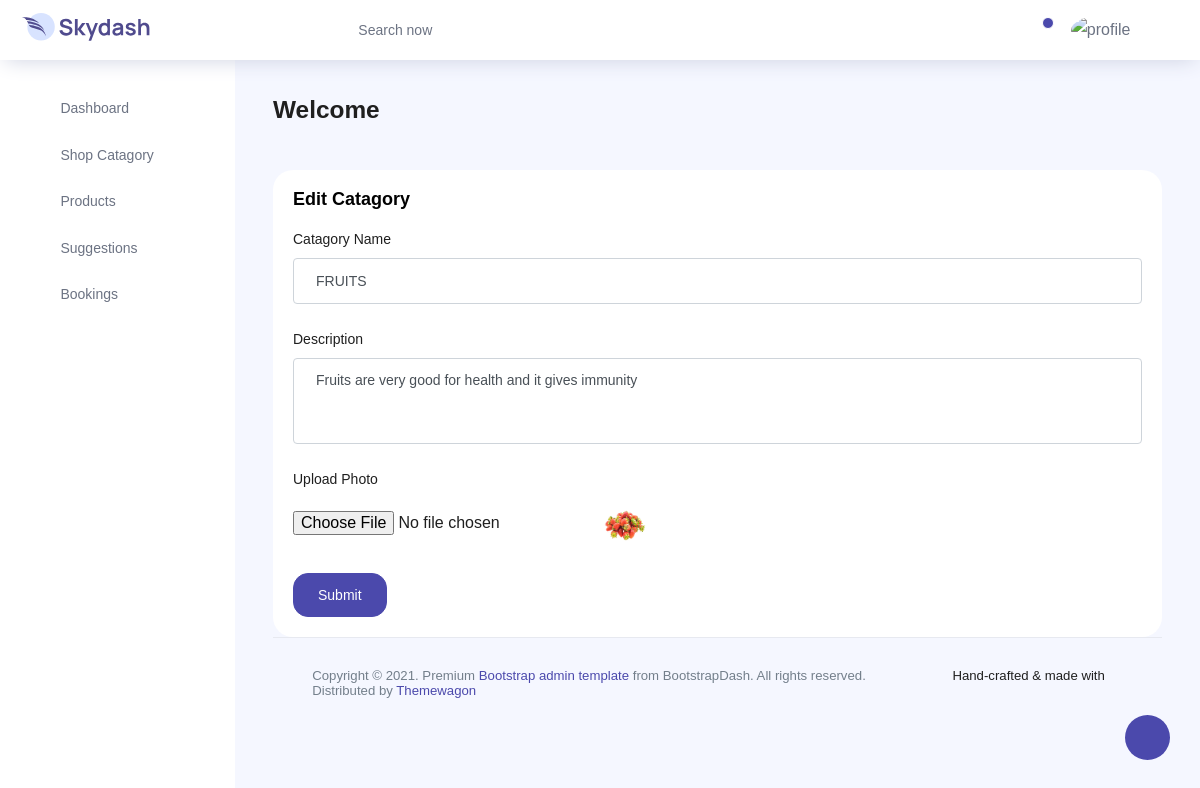
Screenshot of /ShopApp/cat_edit/1/ with the database file from the repository.
### ShopApp/models.py (models this page shows)
class catdb(models.Model):
    name = models.CharField(max_length=50,null=True,blank=True)
    description = models.CharField(max_length=200,null=True,blank=True)
    image = models.ImageField(upload_to="profile",null=True,blank=True)

### ShopApp/views.py (the view)
# urls.py: path('cat_edit/<int:dataid>/',views.cat_edit,name="cat_edit"),
def cat_edit(request,dataid):
    cat = catdb.objects.get(id=dataid)
    return render(request,"CatEdit.html",{'cat':cat})

### ShopApp/templates/CatEdit.html (shortened to what this page needs)
<!DOCTYPE html>
{% extends 'index.html' %}
{% block content %}
<html lang="en">
<head>
</head>
<body>
<div class="card">
                <div class="card-body">
                  <h4 class="card-title">Edit Catagory</h4>
                  <form class="forms-sample" method="post" action="{% url 'update_cat' dataid=cat.id %}" enctype="multipart/form-data">
                    <div class="form-group">
                      <label for="exampleInputName1">Catagory Name</label>
                      <input type="text" class="form-control" id="exampleInputName1" placeholder="Name" name="name" value="{{cat.name}}">
                    </div>
                    <div class="form-group">
                      <label for="exampleTextarea1">Description</label>
                      <textarea class="form-control" id="exampleTextarea1" rows="4" name="description">{{cat.description}}</textarea>
                    </div>
                    <div class="form-group">
                      <label for="exampleTextarea1">Upload Photo</label> <br>
                      <input type="file" name="image">
                        <img src="{{cat.image.url}}" height="50px" width="50px">
                    </div>
                    <button type="submit" class="btn btn-primary mr-2">Submit</button>
                  </form>
                </div>
              </div>
</body>
</html>
{% endblock %}

### rows the page displays
catdb: name "FRUITS", description "Fruits are very good for health and it gives immunity", image (picture)
